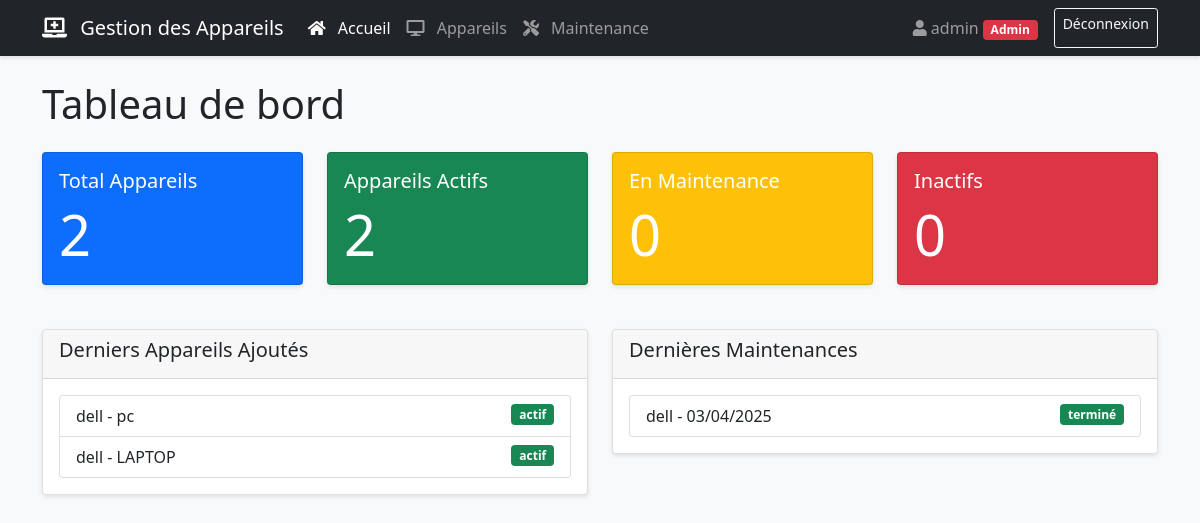
Screenshot of / (signed in) with the database file from the repository.
### app.py (models this page shows, shortened)
class User(UserMixin, db.Model):
    id = db.Column(db.Integer, primary_key=True)
    username = db.Column(db.String(80), unique=True, nullable=False)
    password = db.Column(db.String(120), nullable=False)
    is_admin = db.Column(db.Boolean, default=False)

class Device(db.Model):
    id = db.Column(db.Integer, primary_key=True)
    name = db.Column(db.String(100), nullable=False)
    type = db.Column(db.String(50), nullable=False)
    serial_number = db.Column(db.String(100), nullable=False, unique=True)
    status = db.Column(db.String(20), default='actif')
    assigned_to = db.Column(db.String(100))
    service = db.Column(db.String(100))
    department = db.Column(db.String(100))
    mac_address = db.Column(db.String(17))
    notes = db.Column(db.Text)
    maintenance_records = db.relationship('MaintenanceRecord', backref='device', lazy=True, cascade="all, delete-orphan")
    ownership_changes = db.relationship('OwnershipChange', backref='device', lazy=True, cascade="all, delete-orphan")

class MaintenanceRecord(db.Model):
    id = db.Column(db.Integer, primary_key=True)
    device_id = db.Column(db.Integer, db.ForeignKey('device.id'), nullable=False)
    reference = db.Column(db.String(20))
    maintenance_date = db.Column(db.Date, nullable=False)
    issue_description = db.Column(db.Text, nullable=False)
    actions_taken = db.Column(db.Text)
    status = db.Column(db.String(20), default='en attente')
    technician = db.Column(db.String(100), nullable=False)
    completion_date = db.Column(db.Date)
    notes = db.Column(db.Text)

### app.py (the view)
@app.route('/')
def index():
    data = {
        'total_devices': Device.query.count(),
        'active_devices': Device.query.filter_by(status='actif').count(),
        'maintenance_devices': Device.query.filter_by(status='en maintenance').count(),
        'inactive_devices': Device.query.filter_by(status='inactif').count(),
        'recent_devices': Device.query.order_by(Device.id.desc()).limit(5).all(),
        'recent_maintenance': MaintenanceRecord.query.order_by(MaintenanceRecord.maintenance_date.desc()).limit(5).all(),
        'assigned_data': db.session.query(
            Device.assigned_to,
            db.func.count(Device.id).label('device_count')
        ).filter(
            Device.assigned_to != '',
            Device.assigned_to != None
        ).group_by(Device.assigned_to).all()
    }
    return render_template('index.html', **data)

### app.py (called while the page is built)
@login_manager.user_loader
def load_user(user_id):
    return User.query.get(int(user_id))

@app.context_processor
def utility_processor():
    from datetime import datetime
    return {
        'now': datetime.now
    }

### templates/index.html (shortened to what this page needs)
{% extends "base.html" %}
{% block content %}
<h1 class="mb-4">Tableau de bord</h1>
<div class="row">
    <div class="col-md-3">
        <div class="card stats-card bg-primary text-white">
            <div class="card-body">
                <h5 class="card-title">Total Appareils</h5>
                <p class="card-text display-4">{{ total_devices }}</p>
            </div>
        </div>
    </div>
    <div class="col-md-3">
        <div class="card stats-card bg-success text-white">
            <div class="card-body">
                <h5 class="card-title">Appareils Actifs</h5>
                <p class="card-text display-4">{{ active_devices }}</p>
            </div>
        </div>
    </div>
    <div class="col-md-3">
        <div class="card stats-card bg-warning text-white">
            <div class="card-body">
                <h5 class="card-title">En Maintenance</h5>
                <p class="card-text display-4">{{ maintenance_devices }}</p>
            </div>
        </div>
    </div>
    <div class="col-md-3">
        <div class="card stats-card bg-danger text-white">
            <div class="card-body">
                <h5 class="card-title">Inactifs</h5>
                <p class="card-text display-4">{{ inactive_devices }}</p>
            </div>
        </div>
    </div>
</div>
<div class="row mt-4">
    <div class="col-md-6">
        <div class="card">
            <div class="card-header">
                <h5>Derniers Appareils Ajoutés</h5>
            </div>
            <div class="card-body">
                <div class="list-group">
                    {% for device in recent_devices %}
                    <a href="{{ url_for('device_details', device_id=device.id) }}" class="list-group-item list-group-item-action">
                        {{ device.name }} - {{ device.type }}
                        <span class="badge bg-{{ 'success' if device.status == 'actif' else 'warning' if device.status == 'en maintenance' else 'danger' }} float-end">
                            {{ device.status }}
                        </span>
                    </a>
                    {% endfor %}
                </div>
            </div>
        </div>
    </div>
    <div class="col-md-6">
        <div class="card">
            <div class="card-header">
                <h5>Dernières Maintenances</h5>
            </div>
            <div class="card-body">
                <div class="list-group">
                    {% for record in recent_maintenance %}
                    <a href="{{ url_for('device_details', device_id=record.device_id) }}" class="list-group-item list-group-item-action">
                        {{ record.device.name }} - {{ record.maintenance_date.strftime('%d/%m/%Y') }}
                        <span class="badge bg-{{ 'success' if record.status == 'terminé' else 'warning' if record.status == 'en cours' else 'secondary' }} float-end">
                            {{ record.status }}
                        </span>
                    </a>
                    {% endfor %}
                </div>
            </div>
        </div>
    </div>
</div>
{% endblock %}

### templates/base.html (shortened to what this page needs)
<!DOCTYPE html>
<html lang="fr">
<head>
    <link href="https://cdn.jsdelivr.net/npm/bootstrap@5.1.3/dist/css/bootstrap.min.css" rel="stylesheet">
    <link rel="stylesheet" href="{{ url_for('static', filename='css/style.css') }}">
    <link rel="stylesheet" href="https://cdnjs.cloudflare.com/ajax/libs/font-awesome/5.15.4/css/all.min.css">
</head>
<body>
    <nav class="navbar navbar-expand-lg navbar-dark bg-dark sticky-top">
        <div class="container">
            <a class="navbar-brand" href="{{ url_for('index') }}">
                <i class="fas fa-laptop-medical"></i> Gestion des Appareils
            </a>
            <div class="collapse navbar-collapse" id="navbarNav">
                <ul class="navbar-nav me-auto">
                    <li class="nav-item">
                        <a class="nav-link {{ 'active' if request.endpoint == 'index' }}" href="{{ url_for('index') }}">
                            <i class="fas fa-home"></i> Accueil
                        </a>
                    </li>
                    <li class="nav-item">
                        <a class="nav-link {{ 'active' if request.endpoint == 'devices' }}" href="{{ url_for('devices') }}">
                            <i class="fas fa-desktop"></i> Appareils
                        </a>
                    </li>
                    <li class="nav-item">
                        <a class="nav-link {{ 'active' if request.endpoint == 'maintenance' }}" href="{{ url_for('maintenance') }}">
                            <i class="fas fa-tools"></i> Maintenance
                        </a>
                    </li>
                </ul>
                <div class="d-flex">
                    {% if current_user.is_authenticated %}
                        <span class="navbar-text me-3">
                            <i class="fas fa-user"></i>
                            {{ current_user.username }}
                            {% if current_user.is_admin %}
                                <span class="badge bg-danger">Admin</span>
                            {% endif %}
                        </span>
                        <a href="{{ url_for('logout') }}" class="btn btn-outline-light btn-sm">Déconnexion</a>
                    {% else %}
                        <a href="{{ url_for('login') }}" class="btn btn-outline-light btn-sm">Connexion</a>
                    {% endif %}
                </div>
            </div>
        </div>
    </nav>
    <div class="container mt-4">
        {% block content %}{% endblock %}
    </div>
</body>
</html>

### static/css/style.css (style rules this page uses)
body { background-color: #f8f9fa; }
.card { margin-bottom: 20px; box-shadow: 0 2px 4px rgba(0,0,0,0.1); transition: all 0.3s; }
.stats-card { transition: transform 0.2s; }
.btn { transition: all 0.3s; }
.navbar { box-shadow: 0 2px 4px rgba(0,0,0,0.1); }
.navbar-brand i, .nav-link i { margin-right: 0.5rem; }

### rows the page displays
User: username "admin"
Device: name "dell", type "pc", status "actif"
Device: name "dell", type "LAPTOP", status "actif"
MaintenanceRecord: device.name "dell", maintenance_date "03/04/2025", status "terminé"

### other values shown
{{ total_devices }} "2"
{{ active_devices }} "2"
{{ maintenance_devices }} "0"
{{ inactive_devices }} "0"
